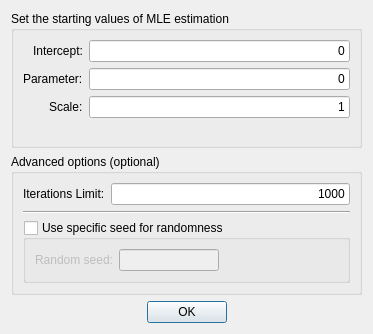
<?xml version="1.0" encoding="UTF-8"?>
<ui version="4.0">
 <class>configLogitDialog</class>
 <widget class="QDialog" name="configLogitDialog">
  <property name="geometry">
   <rect>
    <x>0</x>
    <y>0</y>
    <width>373</width>
    <height>334</height>
   </rect>
  </property>
  <property name="windowTitle">
   <string>Logit - Configuration</string>
  </property>
  <layout class="QVBoxLayout" name="layoutToplevel">
   <item>
    <widget class="QGroupBox" name="groupBoxValues">
     <property name="title">
      <string>Set the starting values of MLE estimation</string>
     </property>
     <property name="checkable">
      <bool>false</bool>
     </property>
     <layout class="QFormLayout" name="layoutGrpValues">
      <property name="labelAlignment">
       <set>Qt::AlignRight|Qt::AlignTrailing|Qt::AlignVCenter</set>
      </property>
      <item row="0" column="0">
       <widget class="QLabel" name="labelValueIntercept">
        <property name="text">
         <string>Intercept:</string>
        </property>
       </widget>
      </item>
      <item row="0" column="1">
       <widget class="QLineEdit" name="fieldValueIntercept">
        <property name="text">
         <string>0</string>
        </property>
        <property name="alignment">
         <set>Qt::AlignRight|Qt::AlignTrailing|Qt::AlignVCenter</set>
        </property>
       </widget>
      </item>
      <item row="1" column="0">
       <widget class="QLabel" name="labelValueParameter">
        <property name="text">
         <string>Parameter:</string>
        </property>
       </widget>
      </item>
      <item row="1" column="1">
       <widget class="QLineEdit" name="fieldValueParameter">
        <property name="text">
         <string>0</string>
        </property>
        <property name="alignment">
         <set>Qt::AlignRight|Qt::AlignTrailing|Qt::AlignVCenter</set>
        </property>
       </widget>
      </item>
      <item row="2" column="0">
       <widget class="QLabel" name="labelValueScale">
        <property name="text">
         <string>Scale:</string>
        </property>
       </widget>
      </item>
      <item row="2" column="1">
       <widget class="QLineEdit" name="fieldValueScale">
        <property name="text">
         <string>1</string>
        </property>
        <property name="alignment">
         <set>Qt::AlignRight|Qt::AlignTrailing|Qt::AlignVCenter</set>
        </property>
       </widget>
      </item>
     </layout>
    </widget>
   </item>
   <item>
    <widget class="QGroupBox" name="groupBoxAdvanced">
     <property name="title">
      <string>Advanced options (optional)</string>
     </property>
     <layout class="QVBoxLayout" name="layoutGrpAdvanced">
      <item>
       <layout class="QFormLayout" name="layoutOptionLimit">
        <property name="labelAlignment">
         <set>Qt::AlignRight|Qt::AlignTrailing|Qt::AlignVCenter</set>
        </property>
        <item row="0" column="0">
         <widget class="QLabel" name="labelOptionLimit">
          <property name="text">
           <string>Iterations Limit:</string>
          </property>
         </widget>
        </item>
        <item row="0" column="1">
         <widget class="QLineEdit" name="fieldOptionLimit">
          <property name="text">
           <string>1000</string>
          </property>
          <property name="alignment">
           <set>Qt::AlignRight|Qt::AlignTrailing|Qt::AlignVCenter</set>
          </property>
         </widget>
        </item>
       </layout>
      </item>
      <item>
       <widget class="Line" name="separatorOptions">
        <property name="orientation">
         <enum>Qt::Horizontal</enum>
        </property>
       </widget>
      </item>
      <item>
       <widget class="QGroupBox" name="groupBoxOptionSeed">
        <property name="title">
         <string>Use specific seed for randomness</string>
        </property>
        <property name="flat">
         <bool>true</bool>
        </property>
        <property name="checkable">
         <bool>true</bool>
        </property>
        <property name="checked">
         <bool>false</bool>
        </property>
        <layout class="QFormLayout" name="layoutGrpSeed">
         <property name="labelAlignment">
          <set>Qt::AlignRight|Qt::AlignTrailing|Qt::AlignVCenter</set>
         </property>
         <item row="0" column="0">
          <widget class="QLabel" name="labelOptionSeed">
           <property name="text">
            <string>Random seed:</string>
           </property>
          </widget>
         </item>
         <item row="0" column="1">
          <widget class="QLineEdit" name="fieldOptionSeed">
           <property name="maximumSize">
            <size>
             <width>100</width>
             <height>16777215</height>
            </size>
           </property>
          </widget>
         </item>
        </layout>
       </widget>
      </item>
     </layout>
    </widget>
   </item>
   <item>
    <widget class="QDialogButtonBox" name="btnDialogBox">
     <property name="orientation">
      <enum>Qt::Horizontal</enum>
     </property>
     <property name="standardButtons">
      <set>QDialogButtonBox::Ok</set>
     </property>
     <property name="centerButtons">
      <bool>true</bool>
     </property>
    </widget>
   </item>
  </layout>
 </widget>
 <resources/>
 <connections>
  <connection>
   <sender>btnDialogBox</sender>
   <signal>accepted()</signal>
   <receiver>configLogitDialog</receiver>
   <slot>accept()</slot>
   <hints>
    <hint type="sourcelabel">
     <x>248</x>
     <y>254</y>
    </hint>
    <hint type="destinationlabel">
     <x>157</x>
     <y>274</y>
    </hint>
   </hints>
  </connection>
  <connection>
   <sender>btnDialogBox</sender>
   <signal>rejected()</signal>
   <receiver>configLogitDialog</receiver>
   <slot>reject()</slot>
   <hints>
    <hint type="sourcelabel">
     <x>316</x>
     <y>260</y>
    </hint>
    <hint type="destinationlabel">
     <x>286</x>
     <y>274</y>
    </hint>
   </hints>
  </connection>
 </connections>
</ui>
